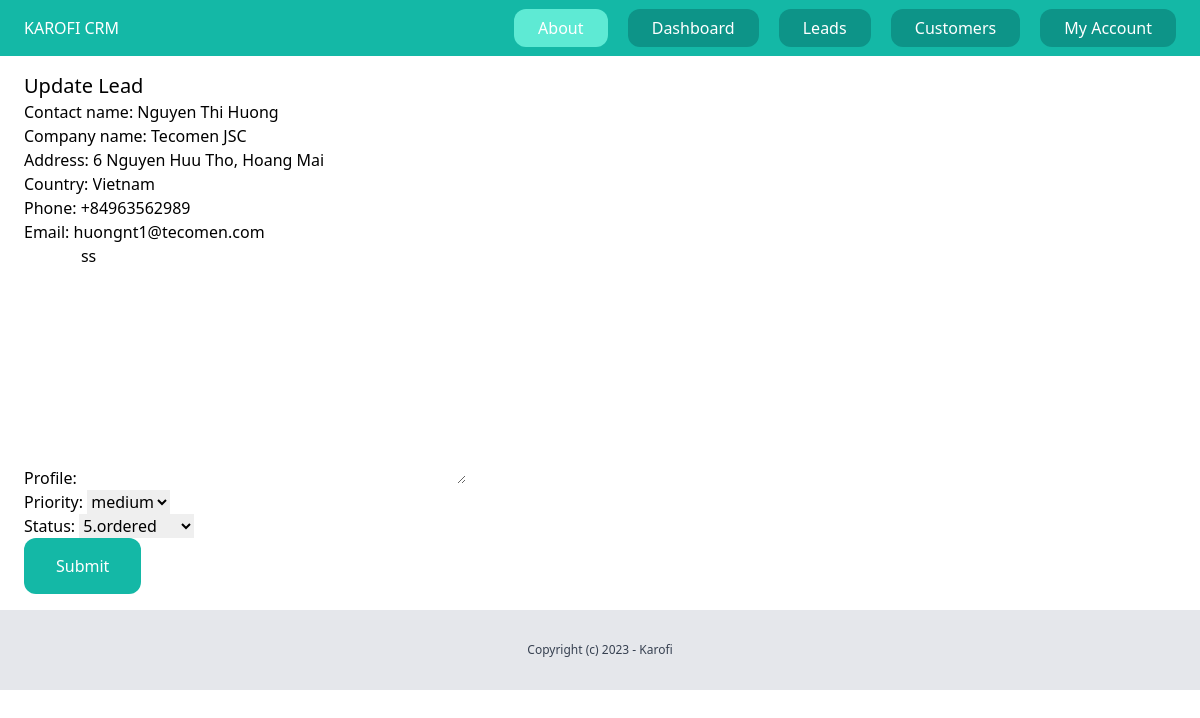
The app's page /dashboard/lead/2/edit/ (signed in) with its own data.
### lead/models.py (models this page shows, shortened)
class Lead(models.Model):
    LOW = 'low'
    MEDIUM = 'medium'
    HIGH = 'high'
    CHOICE_PRIORITY = ((LOW, 'low'),(MEDIUM, 'medium'),(HIGH, 'high'),)
    FOLLOW = '1.follow-up'
    DEMANDED = '2.demanded'
    OFFERED = '3.offered'
    DEALING = '4.dealing'
    ORDERED = '5.ordered'
    LOST = '6.lost'
    CHOICE_STATUS = ((FOLLOW, '1.follow-up'),
                     (DEMANDED, '2.demanded'),
                     (OFFERED, '3.offered'),
                     (DEALING, '4.dealing'),
                     (ORDERED, '5.ordered'),
                     (LOST, '6.lost'),)
    team = models.ForeignKey(Team, related_name='leads', on_delete=models.CASCADE)
    contact_name = models.CharField(max_length=50)
    company_name = models.CharField(max_length=70)
    address = models.CharField(max_length=100,blank=True,null=True)
    country = models.CharField(max_length=30,blank=True,null=True)
    phone = models.CharField(max_length=50,blank=True,null=True)
    email = models.EmailField(blank=True,null=True)
    profile = models.TextField(blank=True,null=True)
    priority = models.CharField(max_length=10,choices=CHOICE_PRIORITY,default=MEDIUM)
    status = models.CharField(max_length=14,choices=CHOICE_STATUS,default=DEMANDED)
    converted_to_client = models.BooleanField(default=False)
    created_by = models.ForeignKey(User, related_name='leads',on_delete=models.CASCADE)
    created_at = models.DateTimeField(auto_now_add=True)
    modify_at = models.DateTimeField(auto_now=True)
    class Meta:
        ordering = ('contact_name',)

### lead/views.py (the view)
# urls.py: path('<int:pk>/edit/',views.LeadUpdateView.as_view(), name='edit'),
class LeadUpdateView(LoginRequiredMixin,UpdateView):
    model = Lead
    fields = ('contact_name','company_name','address','country','phone','email','profile','priority','status',)
    success_url = reverse_lazy('leads:list')
    def get_context_data(self, **kwargs):
        context = super().get_context_data(**kwargs)
        context['title'] = 'Update Lead'
        return context
    def get_queryset(self):
        queryset = super(LeadUpdateView, self).get_queryset()
        return queryset.filter(created_by=self.request.user, pk=self.kwargs.get('pk'))

### lead/templates/lead/lead_form.html (shortened to what this page needs)
{% extends 'crm/base.html' %}
{% block content %}
    <div class = 'py-4 px-6'>
        <h1 class='text-xl'>{{ title }}</h1>
        <form method = 'post' action='.'>
            {{ form.as_p }}
            <button class = "py-4 px-8 bg-teal-500 text-white rounded-xl">Submit</button>
        </form>
    </div>
{%endblock %}

### records on screen
Lead: contact_name "Nguyen Thi Huong", company_name "Tecomen JSC", address "6 Nguyen Huu Tho, Hoang Mai", country "Vietnam", phone "+84963562989", email "huongnt1@tecomen.com", profile "ss", priority "medium", status "5.ordered"

### other values on screen
{{ title }} "Update Lead"
